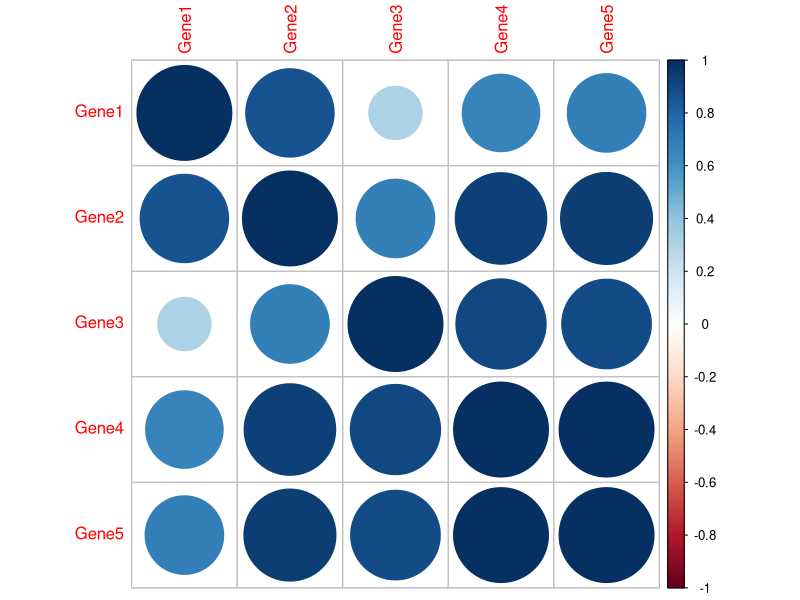

Source code (R):
# Importing modules
library("corrplot")

# Reading data
data <- read.table(file="dummy_data1.csv", header = TRUE, sep = ",")

# Defining image parameter
png(file = "correlation.png", width=500, height=400)

# Plotting correlation plot
corrplot(cor(data[-1]))

# Saving image
dev.off()

